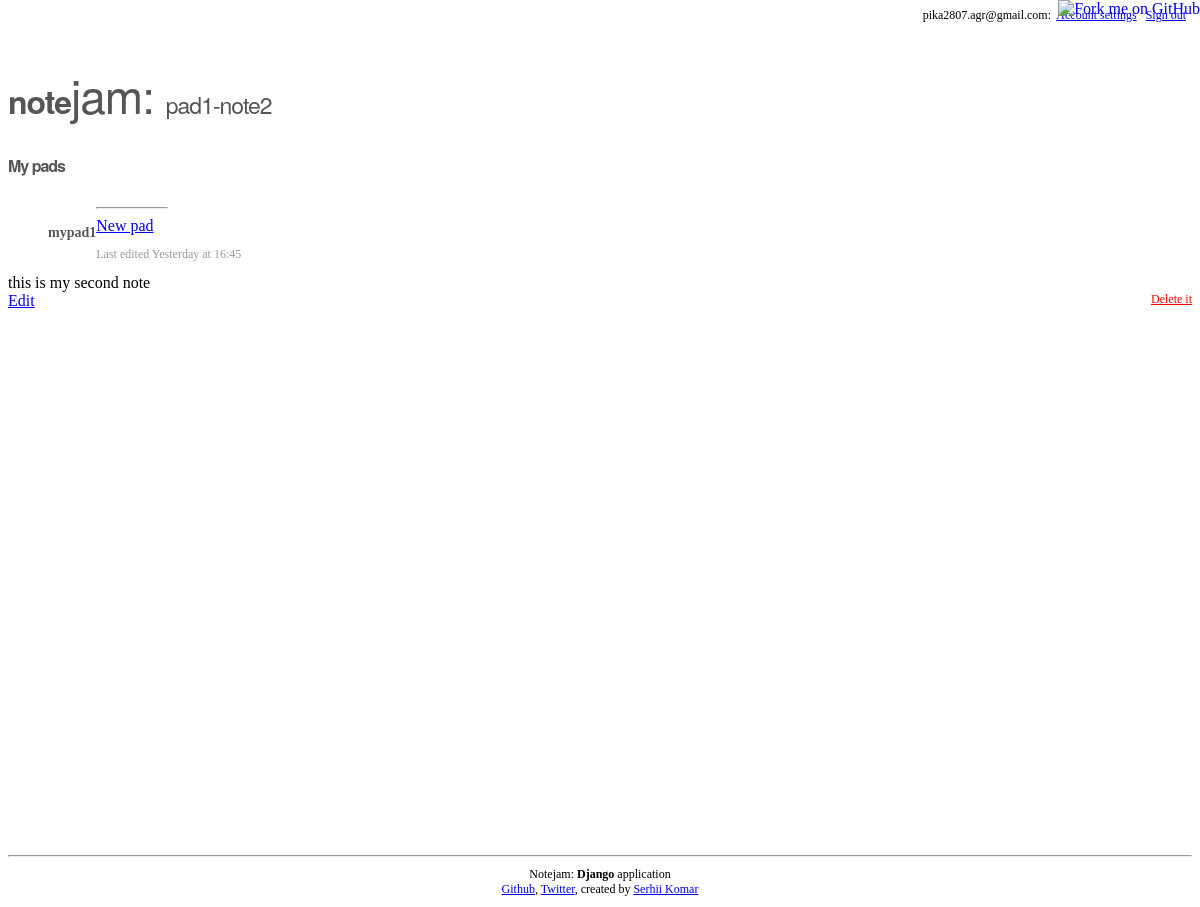
Page /notes/2/ (signed in) on the committed database.
### notes/models.py (models this page shows)
class Note(models.Model):
    pad = models.ForeignKey(Pad, null=True, blank=True)
    user = models.ForeignKey(User)
    name = models.CharField(max_length=100)
    text = models.TextField()
    created_at = models.DateTimeField(auto_now_add=True)
    updated_at = models.DateTimeField(auto_now=True)

### pads/models.py (models this page shows, shortened)
class Pad(models.Model):
    name = models.CharField(max_length=100)
    user = models.ForeignKey(User)

### notes/views.py (the view)
# urls.py: url(r'^(?P<pk>\d+)/$', login_required(NoteDetailView.as_view()),
class NoteDetailView(DetailView):
    model = Note
    def get_queryset(self):
        qs = super(NoteDetailView, self).get_queryset()
        return qs.filter(user=self.request.user)

### notes/templatetags/date_tags.py (called while the page is built)
@register.filter
def smart_date(updated_at):
    delta = date.today() - updated_at.date()
    if delta.days == 0:
        return 'Today at {}'.format(updated_at.strftime("%H:%M"))
    elif delta.days == 1:
        return 'Yesterday at {}'.format(updated_at.strftime("%H:%M"))
    elif 1 > delta.days > 4:
        return '{} days ago'.format(abs(delta.days))
    else:
        return updated_at.date()

### pads/templatetags/pad_tags.py (called while the page is built)
    def render(self, context):
        context[self.var_name] = Pad.objects.filter(user=context['user'])
        return ''

### notes/templates/notes/note_detail.html (shortened to what this page needs)
{% extends "base.html" %}
{% load date_tags %}
{% block page_title %}<span>{{note.name}}</span>{%endblock%}
{% block content %}
  <p class="hidden-text">Last edited {{ note.updated_at|smart_date }}</p>
  <div class="note">
    {{ note.text }}
  </div>
  <a href="{% url 'edit_note' pk=note.id %}" class="button">Edit</a>
  <a href="{% url 'delete_note' pk=note.id %}" class="delete-note">Delete it</a>
{% endblock %}

### templates/base.html (shortened to what this page needs)
{% load pad_tags %}
<!DOCTYPE html>
<html lang="en">
<head>
	<link rel="stylesheet" href="http://cdnjs.cloudflare.com/ajax/libs/skeleton/1.2/base.min.css">
	<link rel="stylesheet" href="http://cdnjs.cloudflare.com/ajax/libs/skeleton/1.2/skeleton.min.css">
	<link rel="stylesheet" href="http://cdnjs.cloudflare.com/ajax/libs/skeleton/1.2/layout.css">
	<link rel="stylesheet" href="/static/css/style.css">
</head>
<body>
  <div class="container">
    <div class="sixteen columns">
      <div class="sign-in-out-block">
        {% if request.user.is_authenticated %}
          {{ request.user.email}}:&nbsp; <a href="{% url 'account_settings' %}">Account settings</a>&nbsp;&nbsp;&nbsp;<a href="{% url 'signout' %}">Sign out</a>
        {% else %}
          <a href="{% url 'signup' %}">Sign up</a>&nbsp;&nbsp;&nbsp;<a href="{% url 'signin' %}">Sign in</a>
        {% endif %}
      </div>
    </div>
    <div class="sixteen columns">
      <h1 class="bold-header">
        <a href="{% url 'home' %}" class="header">note<span class="jam">jam: </span></a>
        {% block page_title %}{% endblock %}
      </h1>
    </div>
    {% block pads %}
    <div class="three columns">
      <h4 id="logo">My pads</h4>
      <nav>
        {% get_pads as my_pads %}
        {% if my_pads.count > 0 %}
        <ul>
          {% for pad in my_pads %}
            <li><a href="{% url 'view_pad_notes' pk=pad.id %}">{{ pad.name }}</a></li>
          {% endfor %}
        </ul>
        {% else %}
        <p class="empty">No pads</p>
        {% endif %}
        <hr />
        <a href="{% url 'create_pad' %}">New pad</a>
      </nav>
    </div>
    {% endblock %}
    <div class="{% block content_class %}thirteen columns content-area{% endblock %}">
      {% block content %}
      {% endblock %}
    </div>
    <hr class="footer" />
    <div class="footer">
      <div>Notejam: <strong>Django</strong> application</div>
      <div><a href="https://github.com/komarserjio/notejam">Github</a>, <a href="https://twitter.com/komarserjio">Twitter</a>, created by <a href="https://github.com/komarserjio/">Serhii Komar</a></div>
    </div>
  </div>
  <a href="https://github.com/komarserjio/notejam"><img style="position: absolute; top: 0; right: 0; border: 0;" src="https://s3.amazonaws.com/github/ribbons/forkme_right_gray_6d6d6d.png" alt="Fork me on GitHub"></a>
</body>
</html>

### static_files/css/style.css (style rules this page uses)
div.container { padding-top: 40px; }
nav { width: 160px; }
#logo, .bold-header { margin-bottom: 30px; font-family: "Helvetica Neue", Helvetica, Arial, sans-serif; letter-spacing: -1px; color: #555; font-weight: bold; }
.bold-header span { font-weight: normal; font-size: 23px; }
.bold-header a.header { text-decoration: none; color: inherit; }
.bold-header span.jam { font-size: 46px; line-height: 50px; }
nav ul { float: left; }
nav ul li { display: block; margin-bottom: 10px; }
nav ul li a, nav ul li a:visited, nav ul li a:active { font-size: 14px; color: #555; text-decoration: none; font-weight: bold; }
img { max-width: 100%; height: auto; }
.hidden-text { font-size: 12px; color: #999; }
div.content-area { min-height: 600px; }
hr.footer { margin-bottom: 10px; }
div.footer { margin-bottom: 10px; text-align: center; font-size: 12px; }
div.sign-in-out-block { position: absolute; right: 14px; top: 8px; font-size: 12px; }
a.delete-note { float: right; font-size: 12px; color: red; }

### rows in the picture
Note: name "pad1-note2", updated_at|smart_date "Yesterday at 16:45", text "this is my second note"
Pad: name "mypad1"

### other values in the picture
{{ request.user.email }} "pika2807.agr@gmail.com"
